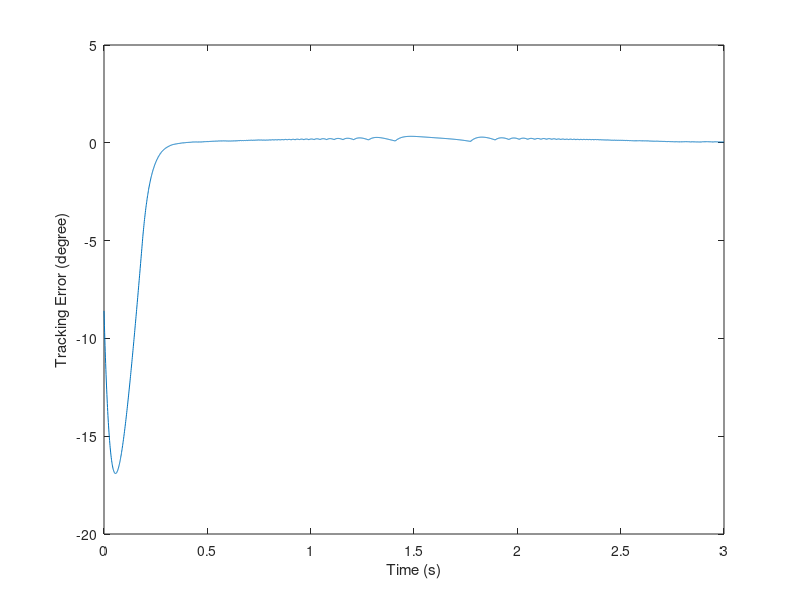
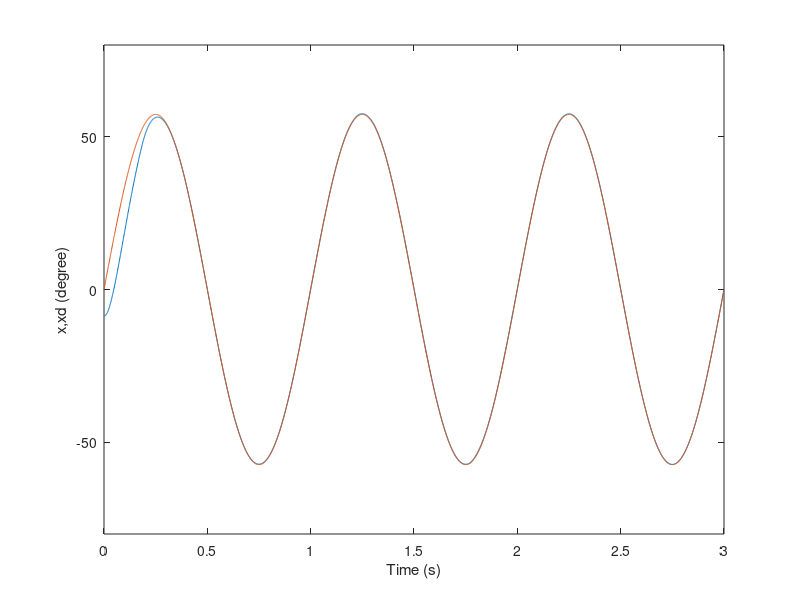
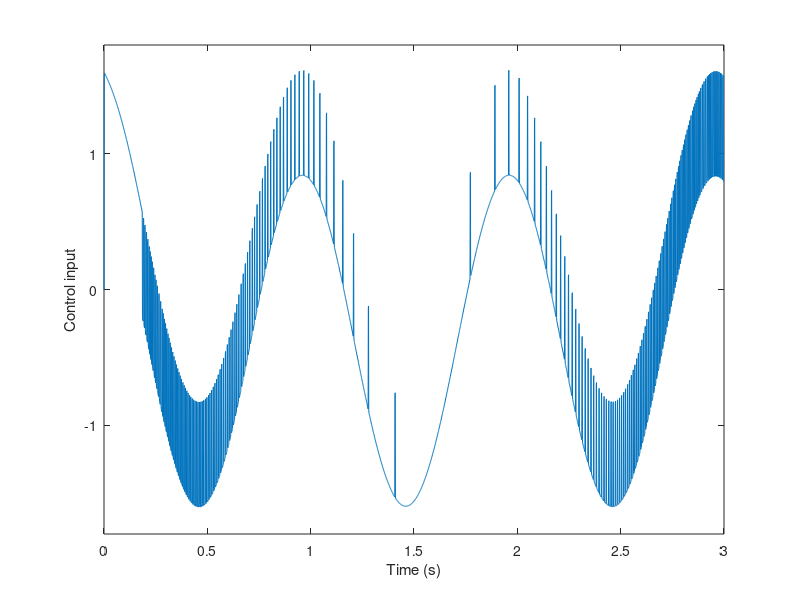
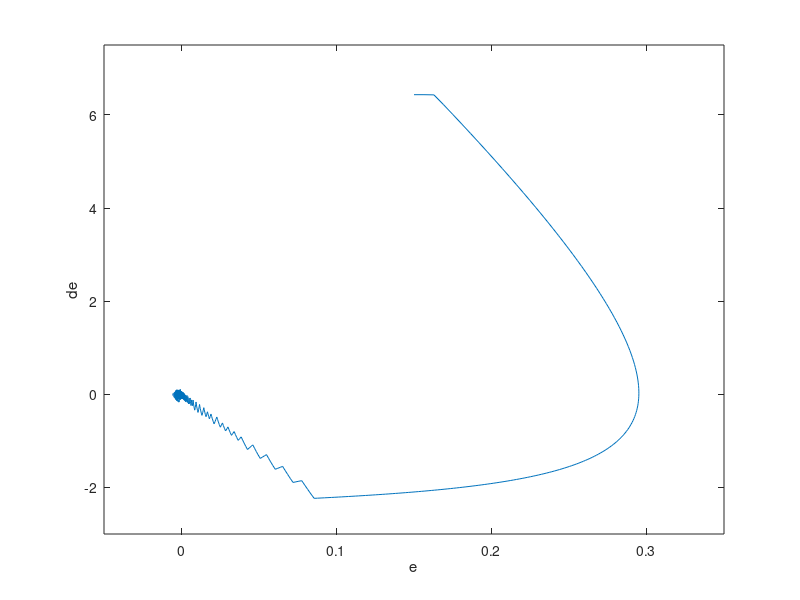

Write the MATLAB code that produced these figures, in order.
%Sliding mode control
%Chapter 01
%Tien 2016.01.24
%Example 1.6.3

close all
clear all

%Sampling time
tmax=3;
dt=0.001;
n=round(tmax/dt);

%Reference data
wr=2*pi; Ar=1; t(1)=0;
for i=1:n
   if i>1 t(i)=(i-1)*dt; end;
   r(i)=Ar*sin(wr*t(i));
   dr(i)=wr*Ar*cos(wr*t(i));
   d2r(i)=-wr^2*Ar*sin(wr*t(i));
end

%Disturbance
wd=1; Ad=50; d(1)=0;
for i=1:n
   if i>1 t(i)=(i-1)*dt; end;
   d(i)=Ad*sin(wd*t(i));
   dd(i)=wd*Ad*cos(wd*t(i));
   d2d(i)=-wd^2*Ad*sin(wd*t(i));
end
dU=max(d);

%Controller parameters
c=25;
xite=0.1;

%Initial values
x(1)=-0.15;
dx(1)=-0.15;
err(1)=r(1)-x(1);
derr(1)=0;
u(1)=0;
Xi_1=[x(1); dx(1)];

%System
b=133;
A=[0 1; 0 -25];
B=[0; b];
C=[0;1];

for i=2:n
   %System dynamics
   Xi=((A*Xi_1+B*u(i-1))+C*d(i-1))*dt+Xi_1;
   x(i)=Xi(1);
   dx(i)=Xi(2);
   Xi_1=Xi;
   
   %Tracking error
   err(i)=r(i)-x(i);
   derr(i)=(err(i)-err(i-1))/dt;
   
   %Controller
   s(i)=c*err(i)+derr(i);
   ueq(i)=(c*derr(i)+d2r(i)+25*dx(i))/b;
   usw(i)=(dU+xite)*sign(s(i))/b;
   u(i)=ueq(i)+usw(i);
end;
derr(1)=derr(2);    %for eliminating the differential error at the initial

plot(t,(x-r)*180/pi);               xlabel('Time (s)');	ylabel('Tracking Error (degree)');
figure;plot(t,x*180/pi,t,r*180/pi);	xlabel('Time (s)');	ylabel('x,xd (degree)');
axis([0,3,-80,80])
figure;plot(t,u);               	xlabel('Time (s)');	ylabel('Control input');
axis([0,3,-1.8,1.8])
figure;plot(err,derr);              xlabel('e');        ylabel('de');
axis([-0.05,0.35,-3.0,7.5])